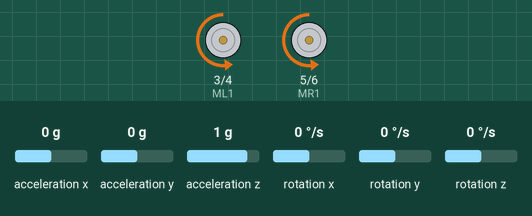
A sketch run on a simulated Arduino Uno, built with avr-gcc and run on an emulated ATmega328P. On the bench: motor-driver pin pairs drawn as motors (green arrow = first pin HIGH = forward, orange = second pin HIGH = backward, longer = more drive, scaled by the enable pin). The test bench sets the inputs (shaded band); at power-on: acceleration y 0 g, acceleration x 0 g, acceleration z 1 g, rotation x 0 °/s, rotation y 0 °/s, rotation z 0 °/s.

Above: at 0.16 s.
At 1.2 s:
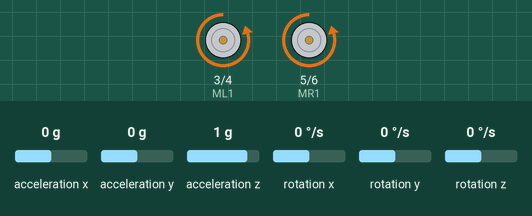
1.3 s: acceleration y set to 0.8 g
At 2.2 s:
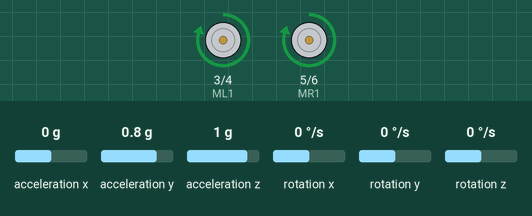
Timing chart, 0 to 4.3 s (numbered marks = the images above; inputs shaded):
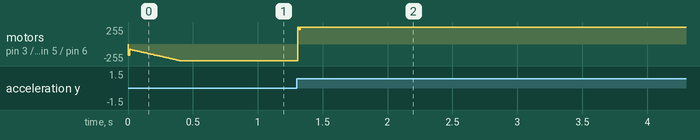

Measured:
- after the input at 1.3 s, motor on pin 3 (ML1) / pin 4 (ML2), motor on pin 5 (MR1) / pin 6 (MR2): backward 250/255 → forward 250/255 at once

The sketch:

SelfBalanceTable.ino
```cpp
#include <MPU6050_tockn.h>
#include <Wire.h>

MPU6050 mpu(Wire);

double calib=0;

#define loopTimer 10

#define BT Serial

#define Kp 20 //20
#define Ki 1.20625  //0.8
#define Kd 25 //25

#define ML1 3
#define ML2 4
#define EnL 9

#define MR1 5
#define MR2 6
#define EnR 10


char dir='s';

double setpoint=0;
double curr_error=0, last_error=0, sum_error=0;


void setup()
{
  pinMode(ML1,OUTPUT);
  pinMode(ML2,OUTPUT);
  pinMode(MR1,OUTPUT);
  pinMode(MR2,OUTPUT);
  pinMode(EnL,OUTPUT);
  pinMode(EnR,OUTPUT);

  //BT.begin(115200);

  Wire.begin();
  mpu.begin();
  //mpu.setGyroOffsets(-2.74, 1.55, 0.08);
  mpu.setGyroOffsets(-2.71, 1.51, 0.13);  //Old

  //calib=3.45;
  calib=3.65; //Old

}

void loop()
{
  long timer=millis();

  switch(dir)
  {
    case 'f': setpoint=5;  break;
    case 'b': setpoint=-5;  break;
    case 'l': setpoint=0;  break;
    case 'r': setpoint=0;  break;
    case 's': setpoint=0;  break;
  }

  curr_error=setpoint-sensorAngle();
  double change_error=curr_error-last_error;
  sum_error+=curr_error;
  last_error=curr_error;

  double output = Kp*curr_error + Ki*sum_error + Kd*change_error;

  if(output>250)
    output=250;
  else if(output<-250)
    output=-250;

  for_back(-output);

  //Serial.println(curr_error);

  while((millis()-timer)<loopTimer);
}

double sensorAngle()
{
  mpu.update();
  double k=mpu.getAngleX() - calib;
  //Serial.println(k);
  return k;
}
void for_back(int v)
{
  if(v>0)  //forward
  {
    digitalWrite(ML1,HIGH);
    digitalWrite(ML2,LOW);
    digitalWrite(MR1,HIGH);
    digitalWrite(MR2,LOW);
    analogWrite(EnL,v);
    analogWrite(EnR,v);
  }
  else if(v==0)
  {
    digitalWrite(ML1,LOW);
    digitalWrite(ML2,LOW);
    digitalWrite(MR1,LOW);
    digitalWrite(MR2,LOW);
    analogWrite(EnL,0);
    analogWrite(EnR,0);
  }
  else  //backward
  {
    digitalWrite(ML1,LOW);
    digitalWrite(ML2,HIGH);
    digitalWrite(MR1,LOW);
    digitalWrite(MR2,HIGH);
    analogWrite(EnL,-v);
    analogWrite(EnR,-v);
  }
}
```
